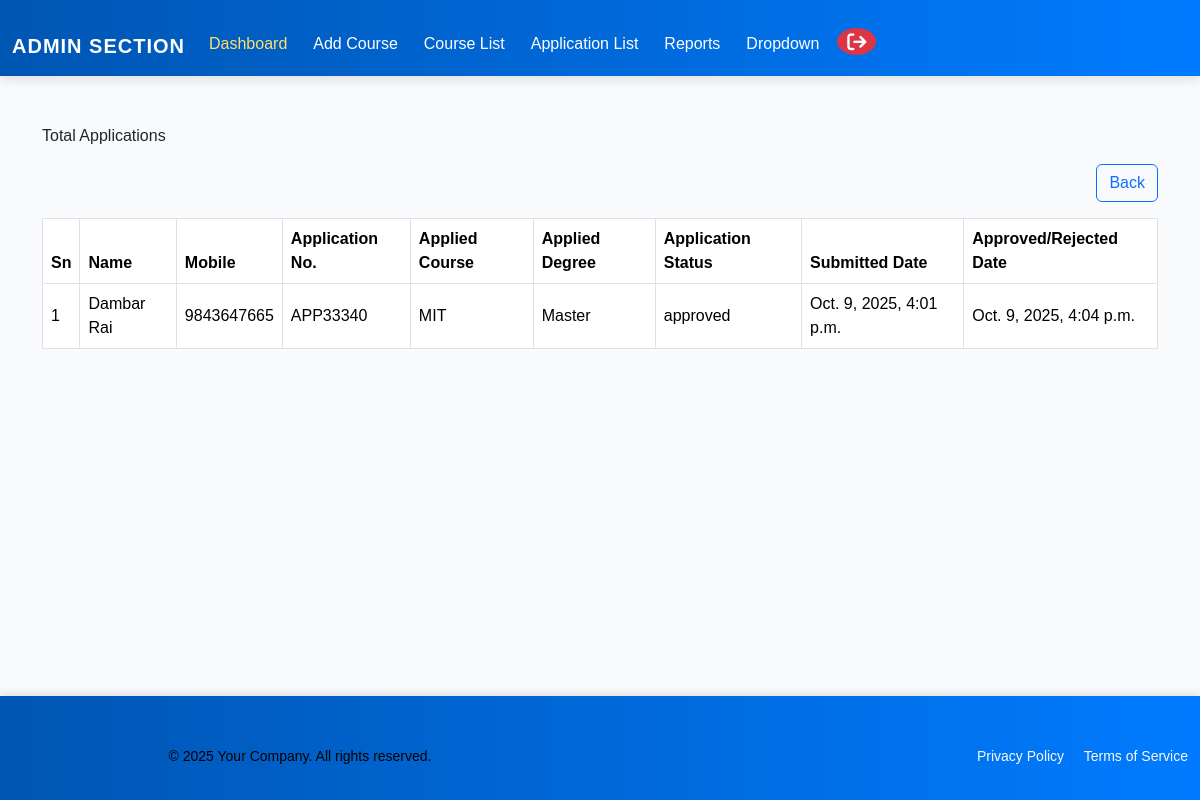
The page /total-applications/ (signed in) on the database its author committed.
### admissionapp/models.py (models this page shows, shortened)
class Application(models.Model):
    APP_STATUS = [
        ("pending", "Pending"),
        ("approved", "Approved"),
        ("rejected", "Rejected"),
        ("re-submit", "Re-submit"),
    ]
    user = models.ForeignKey(
        settings.AUTH_USER_MODEL,
        on_delete=models.CASCADE,
        related_name="applications",
    )
    course = models.ForeignKey(
        "CourseDetails",
        on_delete=models.PROTECT,
        related_name="applications",
    )
    application_no = models.CharField(
        max_length=15,
        unique=True,
        default=generate_application_no,
    )
    application_status = models.CharField(
        max_length=50,
        choices=APP_STATUS,
        default="pending",
    )
    submitted_at = models.DateTimeField(auto_now_add=True)
    approved_rejected_date = models.DateTimeField(null=True, blank=True)
    reason_to_reject = models.TextField(null=True, blank=True)
    is_paid = models.BooleanField(default=False)
    class Meta:
        constraints = [
            UniqueConstraint(fields=["user", "course"], name="unique_user_course"),
        ]

class CustomUser(AbstractUser):
    mobile = models.CharField(
        max_length=10,
        unique=True,
        null=True,
        blank=True,
        default=None,
        help_text="10 digit mobile number",
    )
    email = models.EmailField(unique=True)
    user_created_at = models.DateField(auto_now_add=True, blank=True, null=True)
    is_admin = models.BooleanField(default=False)
    is_user = models.BooleanField(default=True)
    @property
    def full_name(self):
        return f"{self.first_name} {self.last_name}".strip()

class CourseDetails(models.Model):
    DEGREE_CHOICES = [
        ("Master", "Master"),
        ("Bachelor", "Bachelor"),
        ("Plus2", "Plus2"),
    ]
    COURSE_DURATION = [
        ("2 Years", "2 Years"),
        ("3 Years", "3 Years"),
        ("4 Years", "4 Years"),
        ("5 Years", "5 Years"),
    ]
    degree = models.CharField(max_length=50, choices=DEGREE_CHOICES)
    course_name = models.CharField(max_length=10, unique=True,
                                   verbose_name="Course Name(short form)")
    course_full_name = models.CharField(max_length=100, unique=True, blank=True,
                                    verbose_name="Course Full Name")
    course_code = models.CharField(max_length=10, unique=True)
    course_duration = models.CharField(max_length=10, choices=COURSE_DURATION)
    total_seats = models.PositiveIntegerField(default=40)
    seats_filled = models.PositiveIntegerField(default=0)
    course_fee = models.DecimalField(max_digits=10, decimal_places=2, default=0)
    course_add_date = models.DateTimeField(auto_now_add=True, blank=True, null=True)
    course_desc = models.TextField(blank=True, help_text="Overview, curriculum etc"
                                   ,verbose_name="Course Description")
    min_requirement = models.TextField(
        blank=True,
        verbose_name="Minimum Requirement",
        help_text="Write as bullet sentences",
    )
    bg_pic = models.ImageField(
        upload_to=course_bg_upload_path,
        blank=True,
        null=True,
        help_text="Upload a background image for the course",
        verbose_name="Background Picture"
    )

### admissionapp/views.py (the view)
@login_required
@user_passes_test(_is_admin)
def total_applications_report(request):
    qs = Application.objects.all()
    return render(
        request,
        "admin/reports/total_applications_report.html",
        {"qs": qs}
    )

### admissionapp/context_processors.py (called while the page is built)
def profile_flags(request):
    if not request.user.is_authenticated:
        return {}
    personal_done = PersonalInfo.objects.filter(user=request.user).exists()
    edu_done = EducationalInfo.objects.filter(user=request.user).exists()
    return {
        "personal_done": personal_done,
        "edu_done": edu_done,
        "profile_ready": personal_done and edu_done,
    }

### admissionapp/views.py (called while the page is built)
def _is_admin(user):
    return getattr(user, "is_admin", False) or user.is_staff

### templates/admin/reports/total_applications_report.html (shortened to what this page needs)
{% extends 'admin/admin_base.html' %}
{% load static %}
{% block css %} <link rel="stylesheet" href="{% static 'css/admin/add_course.css' %}"> {% endblock %}
{% block content %}
    <div class="total-applications-section container">
        <div class="total-applications-title">Total Applications</div>
        <div class="back-btn text-end py-3"><a href="{% url 'reports' %}" class="btn btn-outline-primary">Back</a></div>
        <table class="table table-bordered align-middle">
      <thead>
        <tr>
          <th>Sn</th>
          <th>Name</th>
          <th>Mobile</th>
          <th>Application No.</th>
          <th>Applied Course</th>
          <th>Applied Degree</th>
          <th>Application Status</th>
          <th>Submitted Date</th>
          <th>Approved/Rejected Date</th>
        </tr>
      </thead>
      <tbody>
        {% for qs in qs %}
            <tr>
            <td>{{ forloop.counter }}</td>
            <td>{{ qs.user.full_name }}</td>
            <td>{{ qs.user.mobile }}</td>
            <td>{{ qs.application_no }}</td>
            <td>{{ qs.course.course_name }}</td>
            <td>{{ qs.course.degree }}</td>
            <td>{{ qs.application_status }}</td>
            <td>{{ qs.submitted_at }}</td>
            <td>{{ qs.approved_rejected_date }}</td>
            </tr>
        {% empty %}
            <tr><td colspan="9" class="text-center text-muted">No Applications found.</td></tr>
        {% endfor %}
      </tbody>
    </table>
    </div>
{% endblock %}

### static/css/admin/admin_base.css (style rules this page uses)
:root { --primary-color: #0056b3; --secondary-color: #f8f9fa; --accent-color: #007bff; --hover-color: #0a58ca; --text-dark: #212529; --text-light: #ffffff; --shadow-light: rgba(0, 0, 0, 0.1); --gradient-bg: linear-gradient(90deg, #0056b3, #007bff); }
body { font-family: "Poppins", sans-serif; background-color: var(--secondary-color); color: var(--text-dark); margin: 0; padding: 0; transition: background-color 0.3s ease, color 0.3s ease; }
.container, .container-fluid { margin-top: 1rem; }

### rows shown on the page
Application: user.full_name "Dambar Rai", user.mobile "9843647665", application_no "APP33340", course.course_name "MIT", course.degree "Master", application_status "approved", submitted_at "Oct. 9, 2025, 4:01 p.m.", approved_rejected_date "Oct. 9, 2025, 4:04 p.m."
